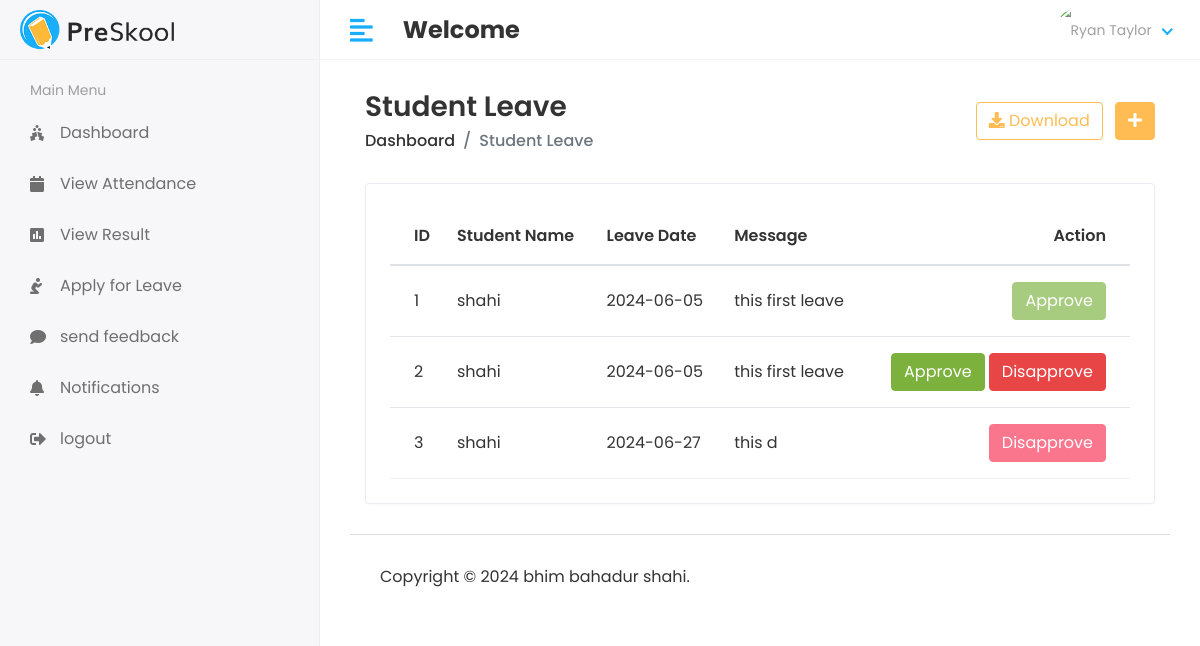
The page /hod/student/leave_view on the database as committed earlier.
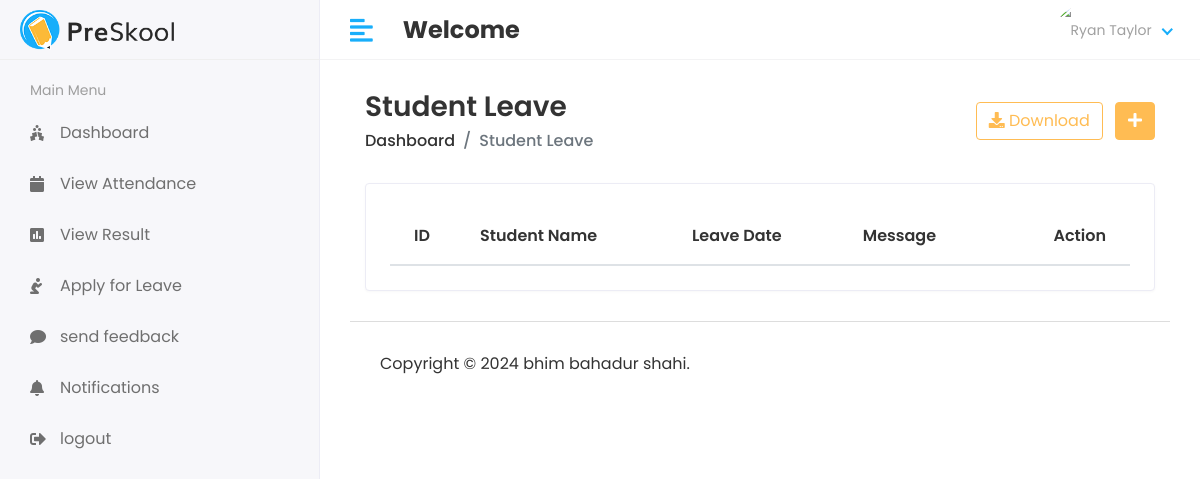
The same page on the database as committed later.
### collage_management_app/models.py (models this page shows, shortened)
class Student_Leave(models.Model):
    student_id= models.ForeignKey(Student,on_delete=models.CASCADE)
    date = models.CharField(max_length=100)
    message = models.TextField()
    status = models.IntegerField(default=0)
    created_at = models.DateTimeField(auto_now_add=True)
    updated_at = models.DateTimeField(auto_now_add=True)

class Student(models.Model):
     admin =models.OneToOneField(CustomUser,on_delete=models.CASCADE)
     address =models.TextField()
     gender = models.CharField(max_length=100)
     course_id =models.ForeignKey(Course,on_delete=models.DO_NOTHING)
     session_year_id =models.ForeignKey(Session_year,on_delete=models.DO_NOTHING)
     created_at =models.DateTimeField(auto_now_add=True)
     updated_at =models.DateTimeField(auto_now=True)

class CustomUser(AbstractUser):
    USER_CHOICES = (
        (1, 'HOD'),
        (2, 'STAFF'),
        (3, 'STUDENT'),
    )
    user_type = models.CharField(choices=USER_CHOICES, max_length=50, default=1)
    profile_pic = models.ImageField(upload_to='media/profile_pic')

### collage_management_system/hod_views.py (the view)
# urls.py: path('hod/student/leave_view', hod_views.STUDENT_LEAVE_VIEW, name='student_leave_view'),
def STUDENT_LEAVE_VIEW(request):
    student_leave = Student_Leave.objects.all()
    context={
        'student_leave':student_leave,
    }
    return render(request,'hod/student_leave_view.html',context)

### templates/hod/student_leave_view.html (shortened to what this page needs)
{% extends 'base.html' %}
{% block content %}
<div class="content container-fluid">
    <div class="page-header">
        <div class="row align-items-center">
            <div class="col">
                <h3 class="page-title">Student Leave</h3>
                <ul class="breadcrumb">
                    <li class="breadcrumb-item"><a href="index.html">Dashboard</a></li>
                    <li class="breadcrumb-item active">Student Leave</li>
                </ul>
            </div>
            <div class="col-auto text-right float-right ml-auto">
                <a href="#" class="btn btn-outline-primary mr-2"><i class="fas fa-download"></i> Download</a>
                <a href="add-student.html" class="btn btn-primary"><i class="fas fa-plus"></i></a>
            </div>
        </div>
    </div>
    <div class="row">
        <div class="col-sm-12">
            <div class="card card-table">
                <div class="card-body">
                    <div class="table-responsive">
                        <table  id="table_id" class="table table-hover table-center mb-0">
                            <thead>
                                <tr>
                                    <th>ID</th>
                                    <th>Student Name</th>
                                    <th>Leave Date</th>
                                    <th>Message</th>
                                    <th class="text-right">Action</th>
                                </tr>
                            </thead>
                            <tbody>
                                {% for student_leave in student_leave %}
                                <tr>
                                    <td>{{ student_leave.id }}</td>
                                    <td>{{ student_leave.student_id.admin.first_name }}</td>
                                    <td>{{ student_leave.date }}</td>
                                    <td>{{ student_leave.message }}</td>
                                    <td class="text-right">
                                        <div class="actions">
                                            {%if student_leave.status == 0%}
                                           <a href="{%url 'student_approve_leave'  student_leave.id%}" class="btn btn-success">Approve</a>
                                             <a href="{%url 'student_disapprove_leave' student_leave.id%}" class="btn btn-danger">Disapprove</a>
                                            {% elif student_leave.status == 1%}
                                            <button class="btn btn-success" disabled="disabled" > Approve</button>
                                           {% else %}
                                            <button class="btn btn-danger" disabled="disabled" > Disapprove</button>
                                            {%endif%}
                                        </div>
                                    </td>
                                </tr>
                                {% endfor %}
                            </tbody>
                        </table>
                    </div>
                </div>
            </div>
        </div>
    </div>
</div>
{% endblock %}

### templates/base.html (shortened to what this page needs)
<!DOCTYPE html>
<html lang="en">
{% load static %}
<head>
<link rel="stylesheet" href=" {% static 'assets/plugins/bootstrap/css/bootstrap.min.css' %}">
<link rel="stylesheet" href=" {% static 'assets/plugins/fontawesome/css/fontawesome.min.css' % }">
<link rel="stylesheet" href=" {% static 'assets/plugins/fontawesome/css/all.min.css' %}">
<link rel="stylesheet" href=" {% static 'assets/css/style.css' %}">
    <link rel="stylesheet" href="{% static 'assets/plugins/datatables/datatables.min.css' %}">
</head>
<body>
 <div class="main-wrapper">
        {% include 'includes/header.html'%}
        {% include 'includes/sidebar.html'%}
     <div class="page-wrapper">
          <div class="content container-fluid">
                    {%block content%}
                     {%endblock%}
                 {% include 'includes/footer.html'%}
          </div>
     </div>
 </div>
</body>
</html>

### templates/includes/header.html (shortened to what this page needs)
{% load static %}
<div class="header">
    <div class="header-left">
        <a href="index.html" class="logo">
            <img src=" {%static 'assets/img/logo.png'%}" alt="Logo">
        </a>
    </div>
    <a href="javascript:void(0);" id="toggle_btn">
        <i class="fas fa-align-left"></i>
    </a>
    <div class="top-nav-search mt-3">
        <h4><strong>Welcome</strong><span>&nbsp;{{ user.first_name}}&nbsp;{{user.last_name}}</span></h4>
    </div>
    <ul class="nav user-menu">
        <li class="nav-item dropdown has-arrow">
            <a href="#" class="dropdown-toggle nav-link" data-toggle="dropdown">
                <span class="user-img"><img class="rounded-circle" src=" /{{user.profile_pic}}" width="31"
                                            alt="Ryan Taylor"></span>
            </a>
        </li>
    </ul>
</div>

### templates/includes/sidebar.html (shortened to what this page needs)
{% load active_link_tags %}
<div class="sidebar" id="sidebar">
    <div class="sidebar-inner slimscroll">
        <div id="sidebar-menu" class="sidebar-menu">
            {% if user.user_type == '1' %}
            <ul>
                <li class="menu-title">
                    <span>Main Menu</span>
                </li>
                <li class="{% active_link 'hod_home' 'active'%}">
                    <a href="{%url 'hod_home'%}"><i class="fas fa-holly-berry"></i> <span>Dashboard</span></a>
                </li>
                <li class="submenu {% active_link 'add_student' 'active'%} {% active_link 'view_student' 'active'%}">
                    <a href="#"><i class="fas fa-user-graduate"></i> <span> Students</span> <span
                            class="menu-arrow"></span></a>
                    <ul>
                        <li><a href="{% url 'add_student'%}"> Add Student</a></li>
                        <li><a href="{%url 'view_student'%}">View Student </a></li>
                    </ul>
                </li>
                <li class="submenu {% active_link 'add_staff' 'active'%} {% active_link 'view_staff' 'active'%}">
                    <a href="#"><i class="fas fa-chalkboard-teacher"></i> <span> Staff</span> <span
                            class="menu-arrow"></span></a>
                    <ul>
                        <li><a href="{%url 'add_staff'%}"> Add Staff </a></li>
                        <li><a href="{% url 'view_staff'%}"> View Staff </a></li>
                    </ul>
                </li>
                <li class="submenu  {% active_link 'add_course' 'active'%} {% active_link 'view_course' 'active'%}">
                    <a href="#"><i class="fa fa-graduation-cap"></i> <span> Course</span> <span
                            class="menu-arrow"></span></a>
                    <ul>
                        <li><a href="{%url 'add_course'%}"> Add Course </a></li>
                        <li><a href="{%url 'view_course' %}">  view Course </a></li>
                    </ul>
                </li>
                <li class="submenu  {% active_link 'add_subject' 'active'%} {% active_link 'add_subject' 'active'%}">
                    <a href="#"><i class="fas fa-book-reader"></i> <span> Subjects</span> <span
                            class="menu-arrow"></span></a>
                    <ul>
                        <li><a href="{%url 'add_subject'%}"> Add Subject</a></li>
                        <li><a href="{%url 'view_subject'%}"> view Subject </a></li>
                    </ul>
                </li>
                <li class="submenu {% active_link 'add_session' 'active'%} {% active_link 'view_session' 'active'%}">
                    <a href="#"><i class="fas fa-clock"></i> <span> Session</span> <span class="menu-arrow"></span></a>
                    <ul>
                        <li><a href="{% url 'add_session'%}">  Add Session</a></li>
                        <li><a href="{%url 'view_session'%}"> view Session </a></li>
                    </ul>
                </li>
                <li>
                    <a href="{%url 'staff_send_notification'%}"><i class="fa fa-bell"></i> <span>Send Staff Notification</span></a>
                </li>
                <li>
                    <a href="{%url 'student_send_notification'%}"><i class="fa fa-bell"></i> <span>Send Student Notification</span></a>
                </li>
                <li>
                    <a href="holiday.html"><i class="fa fa-calendar"></i> <span>view Attendance</span></a>
                </li>
                <li>
                    <a href="{%url 'staff_feedback_reply'%}"><i class="fas fa-comments"></i> <span>Staff feedback </span></a>
                </li>
                <li>
                    <a href="{%url 'student_feedback_reply'%}"><i class="fas fa-comments"></i><span> Student feedback </span></a>
                </li>
                <li>
                    <a href="{%url 'staff_leave_view'%}"><i class="fa fa-envelope"></i> <span>Staff Leave</span></a>
                </li>
                <li>
                    <a href="{%url 'student_leave_view'%}"><i class="fa fa-envelope"></i> <span>Student Leave</span></a>
                </li>
                <li>
                    <a href="{%url 'logout'%}"><i class="fas fa-sign-out-alt"></i> <span>logout </span></a>
                </li>
            </ul>
            {% else %}
                  <ul>
                       <li class="menu-title">
                    <span>Main Menu</span>
                </li>
                        <li class="{% active_link 'student_home' 'active'%}">
                    <a href="{%url 'student_home'%}"><i class="fas fa-holly-berry"></i> <span>Dashboard</span></a>
                </li>
                      <li class="">
                         <a href=""><i class="fa fa-calendar" aria-hidden="true"></i><span>View Attendance</span></a>
                      </li>
                      <li class="">
                         <a href=""><i class="fa fa-poll" aria-hidden="true"></i><span>View Result</span></a>
                      </li>
                       <li class="">
                         <a href="{%url 'student_apply_leave'%}"><i class="fa fa-pray" aria-hidden="true"></i><span>Apply for Leave</span></a>
                      </li>
                       <li class="">
                         <a href="{%url 'student_feedback'%}"><i class="fa fa-comment" aria-hidden="true"></i><span>send feedback</span></a>
                      </li>
                       <li class="">
                         <a href="{%url 'student_notification'%}"><i class="fa fa-bell" aria-hidden="true"></i><span>Notifications</span></a>
                      </li>
                      <li>
                    <a href="{%url 'logout'%}"><i class="fas fa-sign-out-alt"></i> <span>logout </span></a>
                </li>
                  </ul>
            {% endif%}
        </div>
    </div>
</div>

### templates/includes/footer.html
 {% load static %}
 <footer>
    <p> Copyright © 2024 bhim bahadur shahi.</p>
 </footer>

Rows that differ between the two databases and show on the page:
removed Student_Leave: id "1", student_id.admin.first_name "shahi", date "2024-06-05", message "this first leave", status "Approve"
removed Student_Leave: id "2", student_id.admin.first_name "shahi", date "2024-06-05", message "this first leave", status "Approve"
removed Student_Leave: id "3", student_id.admin.first_name "shahi", date "2024-06-27", message "this d", status "Disapprove"
